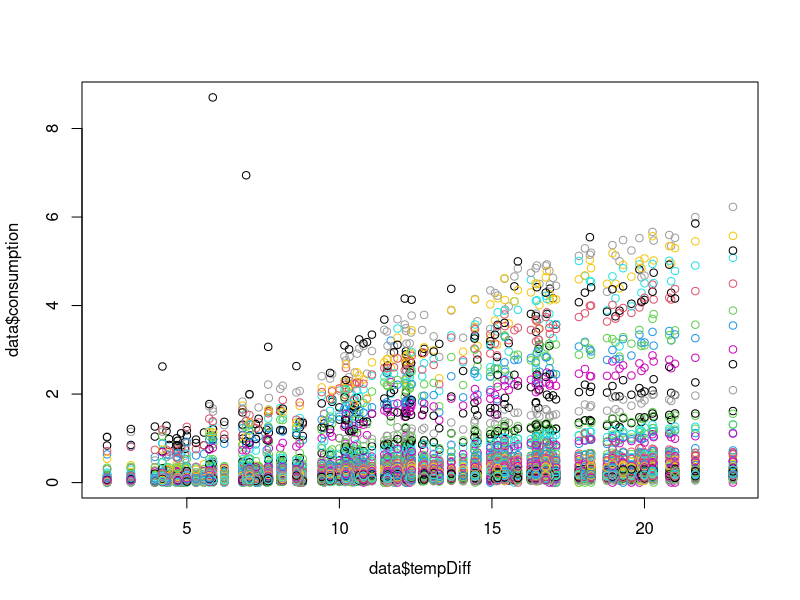
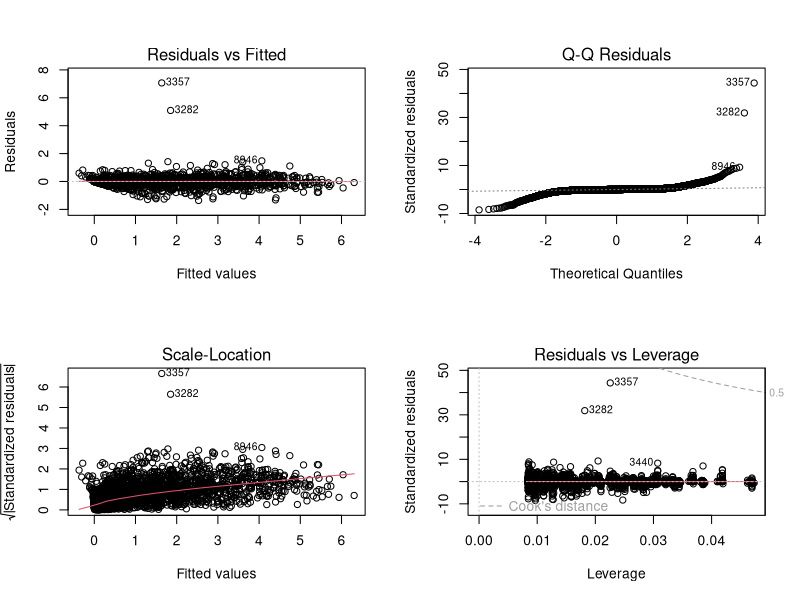
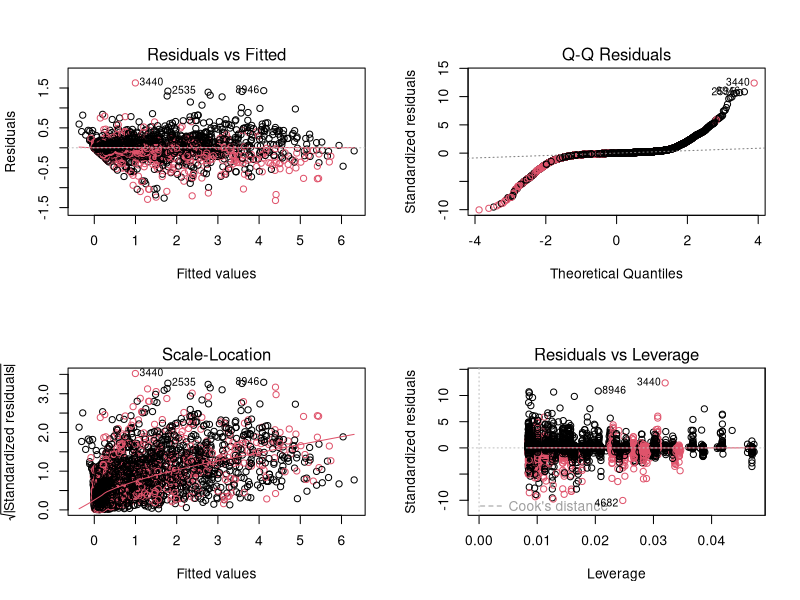
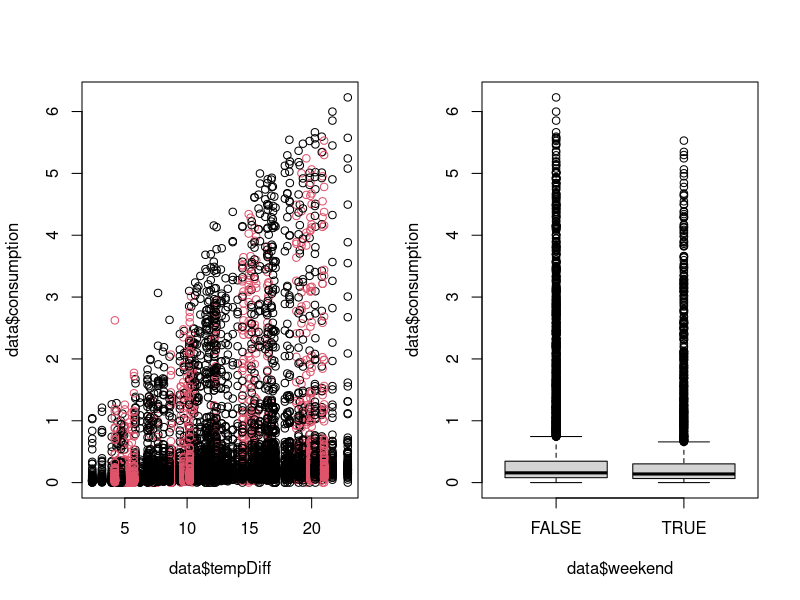
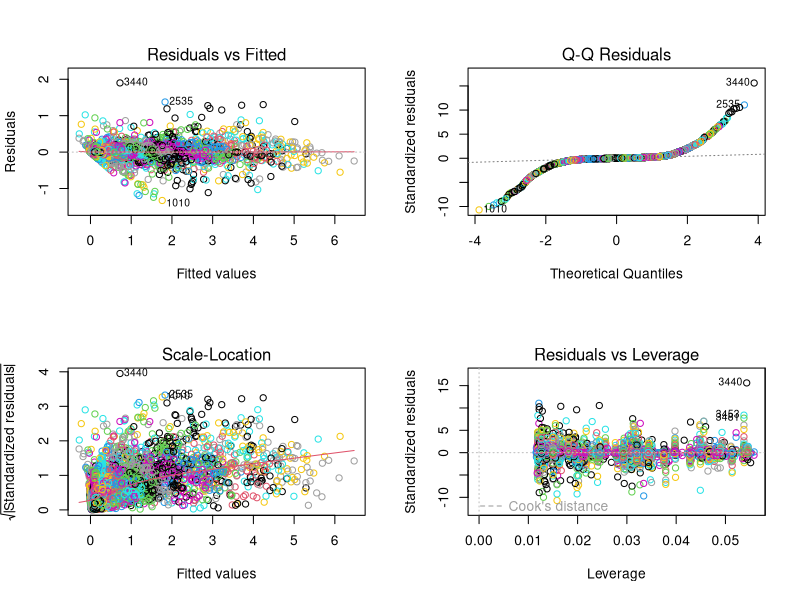
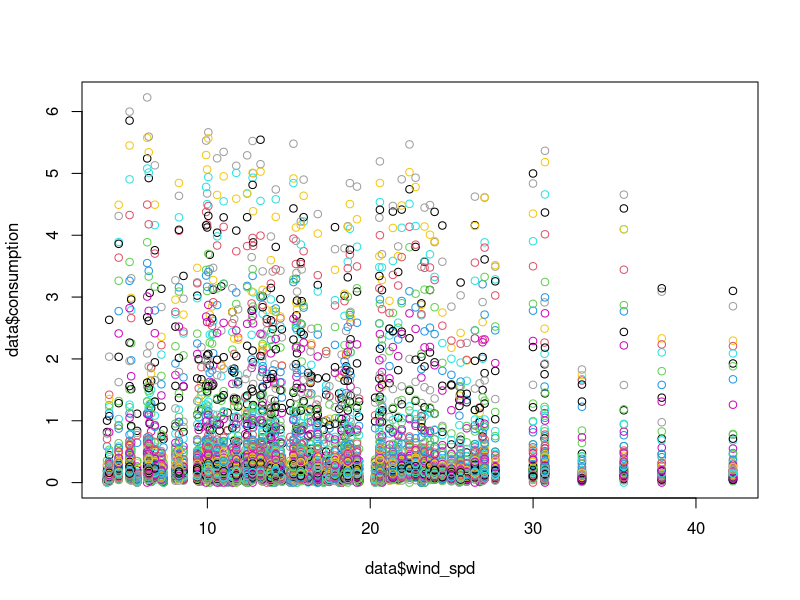
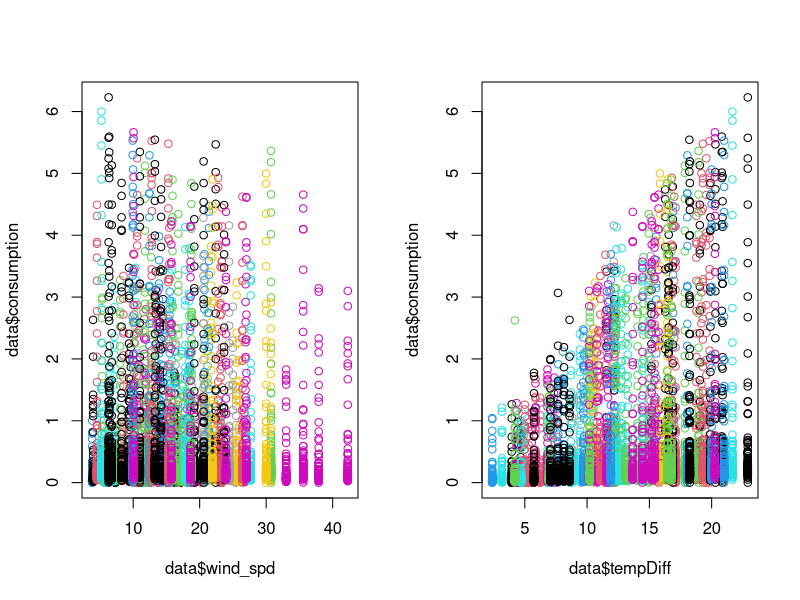

Source code (R) for these figures, in order: (Note: a time limit stopped this script after it produced the figures.)
setwd("/Users/astrid_harsaae/Documents/GitHub/-02441-case-project")

library(car)

# data --------------------------------------------------------------------

data <- read.csv("Case2/data/merged_data.csv")
data$ID <- as.factor(data$ID)
data$dir <- as.factor(data$dir)
data$cond <- as.factor(data$cond)
data$fog <- as.factor(data$fog)
data$rain <- as.factor(data$rain)
data$tempDiff <- 21 - data$temp
data$weekday <-weekdays(as.Date(data$date))
data$weekend <- as.factor((data$weekday == "Saturday" | data$weekday == "Sunday"))
data$consumption <- data$consumption +0.00001

# initial model -----------------------------------------------------

model_initial <- lm(consumption~ ID+ tempDiff,data)

par(mfrow=c(1,1))
plot(data$consumption~data$tempDiff, col = data$ID)

# we can see there are different slopes for the different value, so we add the interaction

# model with interaction 

model_wInter <- lm(consumption~ ID+ tempDiff +ID:tempDiff,data)

par(mfrow=c(2,2))
plot(model_wInter)

# we can see that there are some outliers, we don't like this

data <- data[-c(3357,3282),]

# remake the model

model_wInter <- lm(consumption~ ID+ tempDiff +ID:tempDiff,data)

par(mfrow=c(2,2))
plot(model_wInter, col = data$weekend)


# model with weekend ------------------------------------------------------

# so we did this entire model, and according to AIC we keep being told to keep parameters, 
# going through it again with BIC, as it is more conservative, and we have an abundance of variables.

par(mfrow=c(1,2))
plot(data$consumption~data$tempDiff, col = data$weekend)
plot(data$consumption~data$weekend)

# we are not able to see any larger difference in means, but we do a quick test anyways

wilcox.test(data[data$weekend==TRUE,]$consumption,data[data$weekend==FALSE,]$consumption)

# is does not look it, but it is significant, so we add it

model_wWeekend <- update(model_wInter,. ~ . *weekend)


# now we check to see if we should remove anything

drop1(model_wWeekend, test = "F", k = log(length(data)))

#so according to the BIC we remove ID:tempDiff:weekend

model_wWeekend <- update(model_wWeekend,. ~ . -ID:tempDiff:weekend)

drop1(model_wWeekend, test = "F", k = log(length(data)))

# no more dropping! We check Anova

Anova(model_wWeekend)

#alrighty we like the look of that!

par(mfrow=c(2,2))
plot(model_wWeekend, col = data$ID)

# model with weather variables --------------------------------------------


# by brain power - cold wind probably means we use more energy to heat buildings?

#make a better plot !!!
par(mfrow=c(1,1))
plot(data$consumption ~data$wind_spd, col = data$ID)

# it maybe looks like there are different slopes for the various buildings, we add interactions

model_wWind <-update(model_wWeekend,. ~ . *wind_spd)

drop1(model_wWind, test = "F", k = log(length(data)))

# makes sense, ID:weekend:wind_spd is very important

model_wWind <- update(model_wWind,. ~ . - ID:weekend:wind_spd)

drop1(model_wWind, test = "F", k = log(length(data)))

# remove ID:tempDiff:wind_spd

model_wWind <- update(model_wWind,. ~ . - ID:tempDiff:wind_spd)

drop1(model_wWind, test = "F", k = log(length(data)))

# remove tempDiff:weekend:wind_spd

model_wWind <- update(model_wWind,. ~ . - tempDiff:weekend:wind_spd)

drop1(model_wWind, test = "F", k = log(length(data)))


par(mfrow=c(1,2))
plot(data$consumption ~data$wind_spd, col = data$dir)
plot(data$consumption ~data$tempDiff, col = data$dir)


#looks like we got some interaction?

model_wWind <- update(model_wWind,. ~ . +dir + wind_spd:dir + wind_spd:dir:ID +wind_spd:dir:tempDiff)

drop1(model_wWind, test = "F", k = log(length(data)))

# based on this, remove ID:wind_spd:dir

model_wWind <- update(model_wWind,. ~ . - ID:wind_spd:dir)

drop1(model_wWind, test = "F", k = log(length(data)))

#acording to this we do not want to remove anything else

par(mfrow=c(2,2))
plot(model_wWind)


#we do some analysis on the model
Anova(model_wWind)

#shoes we have some multicolinearity, lets track that down 
alias(model_wWind)

# we try and remove tempDiff:wind_spd:dir
model_wWind <- update(model_wWind,. ~ . - tempDiff:wind_spd:dir)

Anova(model_wWind)

# visual analysis 

par(mfrow=c(2,2))
plot(model_wWind)



# should we add more? -----------------------------------------------------

# next thing that makes the most sense from the weather stuff is the humididity

model_wHum <- update(model_wWind,. ~ . +hum)
drop1(model_wHum, test = "F", k = log(length(data)))

#according to the BIC, it makes sense to add ! we check for multicplinearity

Anova(model_wHum)

# we try and add some interactions

model_wHum <- update(model_wHum,. ~ . +hum:wind_spd +hum:ID)
drop1(model_wHum, test = "F", k = log(length(data)))

# we keep these! maybe there are some buildings which have issues with windspeed and hum in certain buildings

model_wHum <- update(model_wHum,. ~ . +hum:wind_spd:ID)
drop1(model_wHum, test = "F", k = log(length(data)))

# no 

model_wHum <- update(model_wHum,. ~ . -hum:wind_spd:ID)
drop1(model_wHum, test = "F", k = log(length(data)))



# final model -------------------------------------------------------------

final_model <- model_wHum
